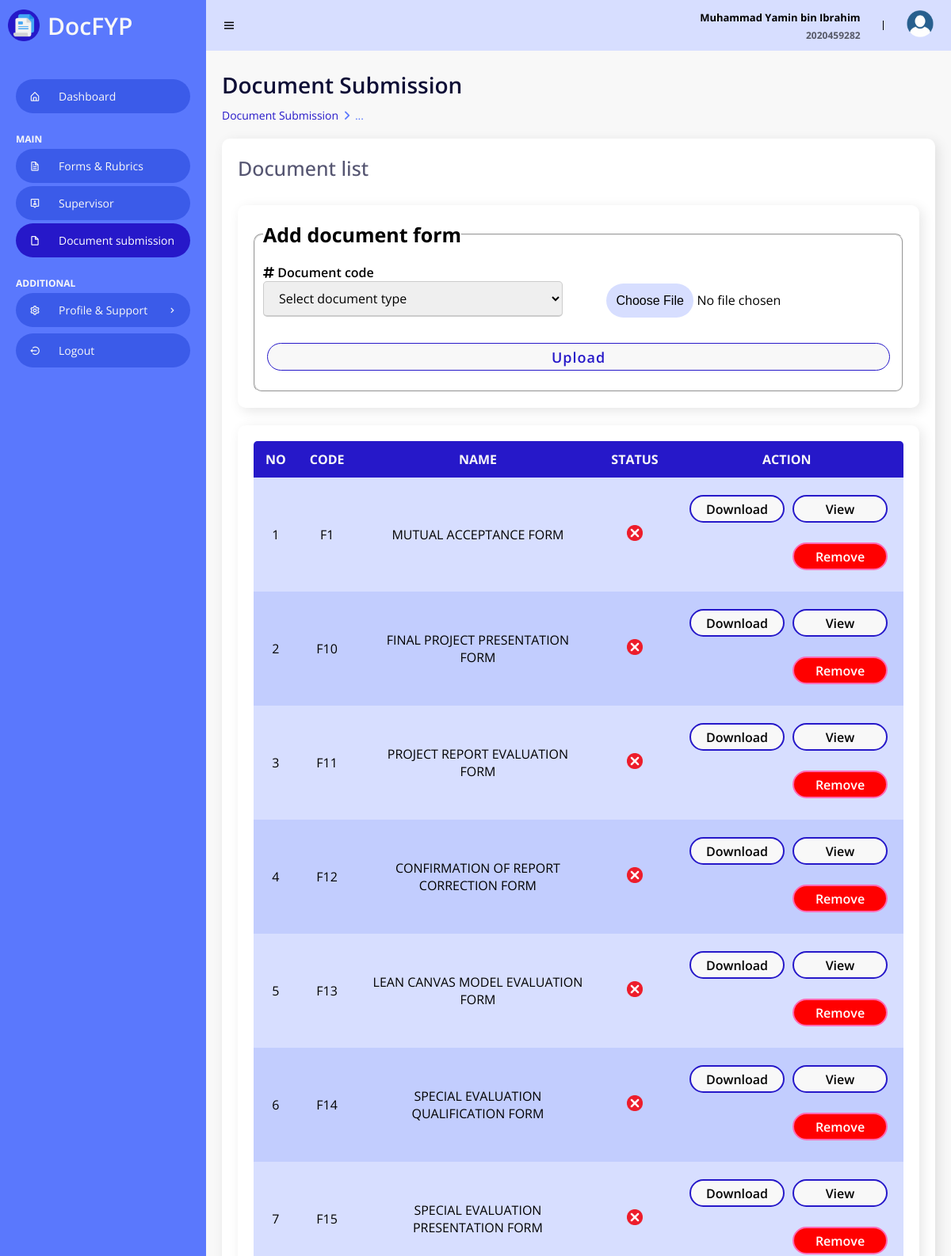
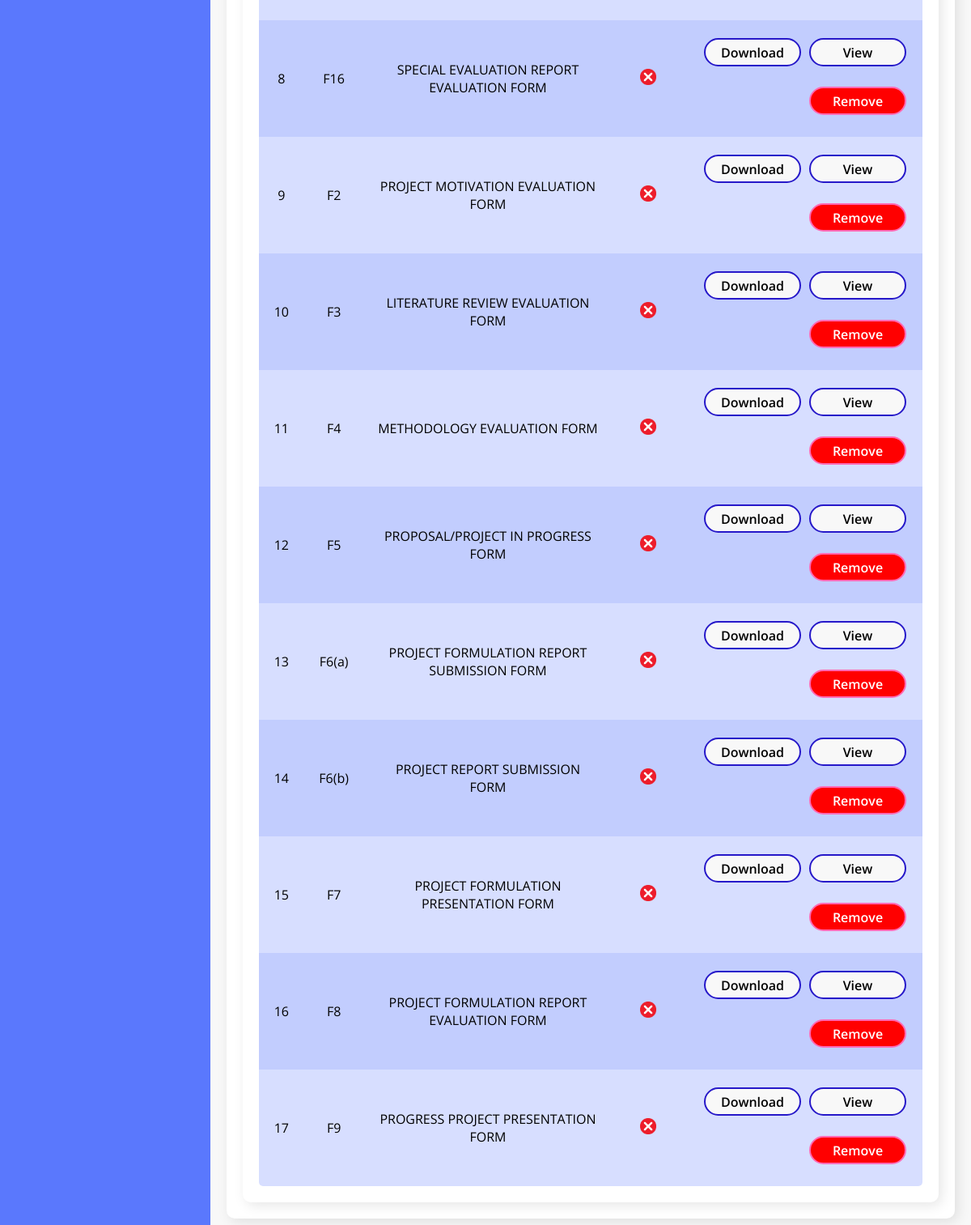
The app's page /Student/docSubmit.php (signed in) with its own data (2 pictures, top to bottom).
### tables this page shows
CREATE TABLE `doctype` (
  `docCode` varchar(10) NOT NULL,
  `docName` varchar(50) NOT NULL,
  `docFileName` varchar(100) NOT NULL,
  `docExtension` varchar(100) NOT NULL,
  `docSize` varchar(100) NOT NULL,
  `docMark` varchar(50) NOT NULL,
  `docDecs` varchar(50) NOT NULL
);

### Student/docSubmit.php (the view, shortened to what this page needs)
<!DOCTYPE html>
<html>
<head>
    <link rel="stylesheet" href="StyleHome.css">
    <link href='https://unpkg.com/boxicons@2.0.9/css/boxicons.min.css' rel='stylesheet'>
    <link rel="stylesheet" href="https://cdnjs.cloudflare.com/ajax/libs/font-awesome/6.4.0/css/all.min.css">
    <?php
        include("../Dbconn.php");
    ?>
</head>
<body>
    <section id="sidebar">
        <a href="Home.php" class="brand">
            <img class="logo" src="/Edms/images/logo.png" alt="Logo">
            DocFYP
        </a>
        <ul class="side-menu">
            <li><a href="Home.php" ><i class='bx bx-home-alt icon' ></i>Dashboard</a></li>
            <li class="divider" data-text="main">Main</li>
            <li><a href="FormRubric.php"><i class='bx bx-file icon'></i> Forms & Rubrics</a></li>
            <li><a href="supervisor.php"><i class='bx bx-user-pin icon'></i> Supervisor </a></li>
            <li><a href="docSubmit.php" class="active"><i class='bx bx-file-blank icon'></i> Document submission </a></li>
            <li class="divider" data-text="ADDITIONAL">Setting & Support</li>
            <li>
                <a href="#"><i class='bx bx-cog icon' ></i> Profile & Support <i class='bx bx-chevron-right icon-right' ></i></a>
            </li>
            <li><a href="/Edms/Logout.php"><i class='bx bx-log-out-circle icon'></i> Logout</a></li>
        </ul>
    </section>
    <section id="content">
        <nav>
            <i class='bx bx-menu toggle-sidebar' ></i>
            <div class="sessionInfo">
                <?php
                if (isset($_SESSION["log"]) && ($_SESSION["log"] == 1)) {
                    ?>
                    <div class="userFullName">
                        <p><?php echo $_SESSION["stud_name"] ?></p>
                    </div>
                    <div class="userID">
                        <p><?php echo $_SESSION["stud_id"]; ?></p>
                    </div>
                    <?php
                } else {
                    echo "<meta http-equiv=\"refresh\" content=\"2;URL=../Login.php\"/>";
                }
                ?>
            </div>
            <div class="profile">
                <img src="/Edms/images/userdp.png" alt="Profile picture">
            </div>
        </nav>
        <main>
            <h1 class="title">Document Submission</h1>
            <ul class="breadcrumbs">
                <li><a href="Home.php">Document Submission</a></li>
                <li class="divider"><i class="fa fa-solid fa-angle-right"></i></li>
                <li><a href="Home.php" class="active">...</a></li>
            </ul>
            <div class="data">
                <div class="content-data">
                    <div class="titleContentWButton">
                        <h1 class="titleContent">Document list</h1>
                    </div>
                    <div class="data">
                        <div class="content-data">
                            <fieldset>
                                <legend>
                                    Add document form
                                </legend>
                                <form action="docSubmitProcess.php" method="POST" enctype="multipart/form-data">
                                    <div class="form-details">
                                        <div class="input-box">
                                            <i class="fa-solid fa-hashtag"></i>
                                            <span class="details">Document code</span>
                                            <select name="docType" required>
                                                <option value="" disabled selected hidden>Select document type</option>
                                            </select>
                                        </div>
                                        <div class="input-box">
                                            <input class="upload-box" type="file" name="docFile" id="docFile" required style="border: 0px; margin-top: 25px;">
                                        </div>
                                    </div>
                                    <div class="button">
                                        <input type="submit" value="Upload" name="uploadDoc" id="uploadDoc">
                                    </div>
                                </form>
                            </fieldset>
                        </div>
                    </div>
                    <br>
                    <?php
                    $sqlDocType = "SELECT * FROM doctype";
                    $queryDocType = mysqli_query($connection, $sqlDocType) or die("not found");
                    $count = 1;
                    ?>
                    <div class="content-data">
                        <table>
                            <tr>
                                <th>no</th>
                                <th>code</th>
                                <th>name</th>
                                <th>status</th>
                                <th>action</th>
                            </tr>
                            <?php
                            while ($rowDocType= mysqli_fetch_array($queryDocType)) {
                                $sqlCheckDoc = "SELECT * FROM document WHERE docCode = '" . $rowDocType["docCode"] . "' AND uploadBy = '" . $_SESSION['stud_id']. "'";
                                $queryCheckDoc = mysqli_query($connection, $sqlCheckDoc);
                                $getDocID = mysqli_fetch_array($queryCheckDoc);
                                $status = (mysqli_num_rows($queryCheckDoc) > 0) ? "<img src='/Edms/images/yes.png' style='width:20px; height: 20px;'>" : "<img src='/Edms/images/no.png' style='width:20px; height: 20px;'>";
                                ?>
                                <tr>
                                    <td><?php echo $count; ?></td>
                                    <td><?php echo $rowDocType["docCode"]; ?></td>
                                    <td><?php echo $rowDocType["docName"]; ?></td>
                                    <td><?php echo $status; ?></td>
                                    <td>
                                        <a class="dw" target="_blank" href="docSubmitVDD.php?docView=<?php echo $getDocID["docID"]; ?>&studID=<?php echo $_SESSION['stud_id'] ?>">
                                            <button class="actionBtn">
                                                View
                                            </button>
                                        </a>
                                        <a class="dw" target="_blank" href="docSubmitVDD.php?docDw=<?php echo $getDocID["docID"]; ?>&studID=<?php echo $_SESSION['stud_id'] ?>">
                                            <button class="actionBtn">
                                                Download
                                            </button>
                                        </a>
                                        <a class="dw" href="docSubmitVDD.php?docRemove=<?php echo $getDocID["docID"]; ?>&studID=<?php echo $_SESSION['stud_id'] ?>">
                                            <button class="actionBtn" style="background: red; color: white; border-color: hotpink;">
                                                Remove
                                            </button>
                                        </a>
                                    </td>
                                </tr>
                                <?php
                                $count++;
                            }
                            ?>
                        </table>
                    </div>
                </div>
            </div>
        </main>
    </section>
</body>
</html>

### records on screen
doctype: docCode "F1", docName "MUTUAL ACCEPTANCE FORM"
doctype: docCode "F10", docName "FINAL PROJECT PRESENTATION FORM"
doctype: docCode "F11", docName "PROJECT REPORT EVALUATION FORM"
doctype: docCode "F12", docName "CONFIRMATION OF REPORT CORRECTION FORM"
doctype: docCode "F13", docName "LEAN CANVAS MODEL EVALUATION FORM"
doctype: docCode "F14", docName "SPECIAL EVALUATION QUALIFICATION FORM"
doctype: docCode "F15", docName "SPECIAL EVALUATION PRESENTATION FORM"
doctype: docCode "F16", docName "SPECIAL EVALUATION REPORT EVALUATION FORM"
doctype: docCode "F2", docName "PROJECT MOTIVATION EVALUATION FORM"
doctype: docCode "F3", docName "LITERATURE REVIEW EVALUATION FORM"
doctype: docCode "F4", docName "METHODOLOGY EVALUATION FORM"
doctype: docCode "F5", docName "PROPOSAL/PROJECT IN PROGRESS FORM"
doctype: docCode "F6(a)", docName "PROJECT FORMULATION REPORT SUBMISSION FORM"
doctype: docCode "F6(b)", docName "PROJECT REPORT SUBMISSION FORM"
doctype: docCode "F7", docName "PROJECT FORMULATION PRESENTATION FORM"
doctype: docCode "F8", docName "PROJECT FORMULATION REPORT EVALUATION FORM"
doctype: docCode "F9", docName "PROGRESS PROJECT PRESENTATION FORM"

### other values on screen
$_SESSION["stud_name"] "Muhammad Yamin bin Ibrahim"
$_SESSION["stud_id"] "2020459282"
